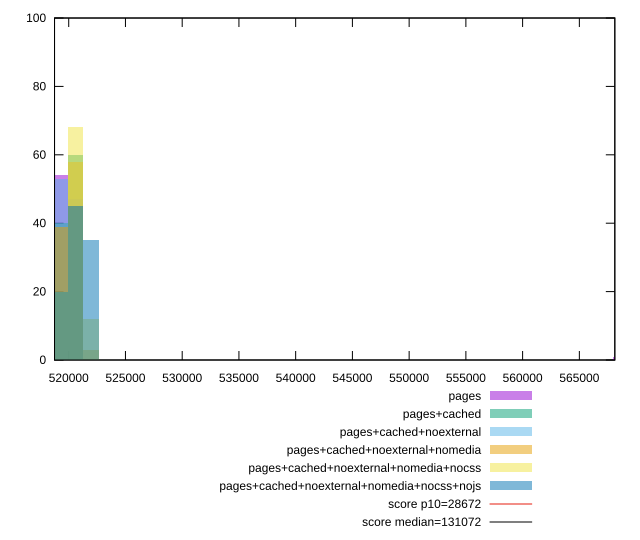

Generate this figure with gnuplot:
reset

$pages <<EOF
520583.9848875018 45
519210.41236800974 54
568659.0230697249 1
EOF

$pagesCached <<EOF
520583.9848875018 60
519210.41236800974 40
EOF

$pagesCachedNoexternal <<EOF
520583.9848875018 47
519210.41236800974 53
EOF

$pagesCachedNoexternalNomedia <<EOF
519210.41236800974 39
520583.9848875018 58
521957.5574069939 3
EOF

$pagesCachedNoexternalNomediaNocss <<EOF
520583.9848875018 68
521957.5574069939 12
519210.41236800974 20
EOF

$pagesCachedNoexternalNomediaNocssNojs <<EOF
520583.9848875018 45
521957.5574069939 35
519210.41236800974 20
EOF

set key outside below
set boxwidth 1373.5725194920892
set xrange [518749.85381727194:568125.7869299348]
set yrange [0:100]
set trange [0:100]
set style fill transparent solid 0.5 noborder

set parametric
set terminal svg size 640, 540 enhanced background rgb 'white'
set output "reprap/uses-long-cache-ttl/comparison/histogram/all_raw.svg"

plot $pages title "pages" with boxes, \
     $pagesCached title "pages+cached" with boxes, \
     $pagesCachedNoexternal title "pages+cached+noexternal" with boxes, \
     $pagesCachedNoexternalNomedia title "pages+cached+noexternal+nomedia" with boxes, \
     $pagesCachedNoexternalNomediaNocss title "pages+cached+noexternal+nomedia+nocss" with boxes, \
     $pagesCachedNoexternalNomediaNocssNojs title "pages+cached+noexternal+nomedia+nocss+nojs" with boxes, \
     28672,t title "score p10=28672", \
     131072,t title "score median=131072"

reset
